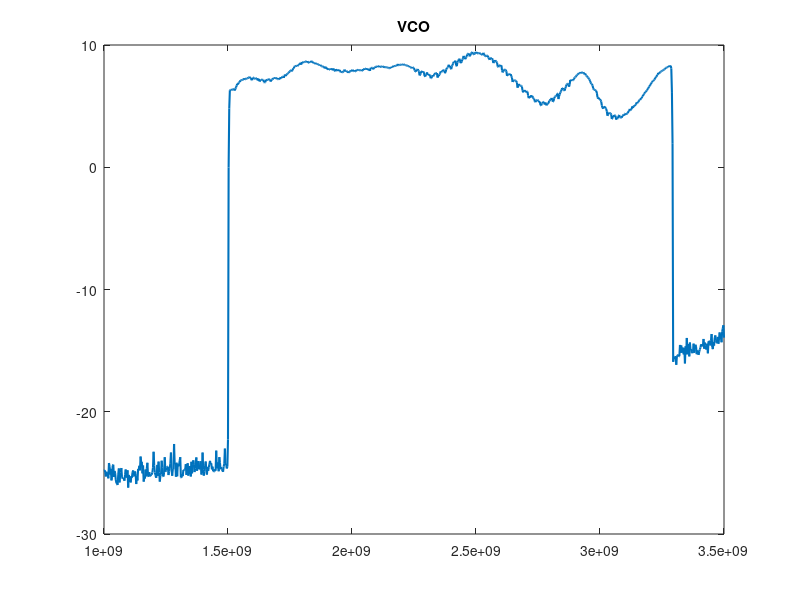
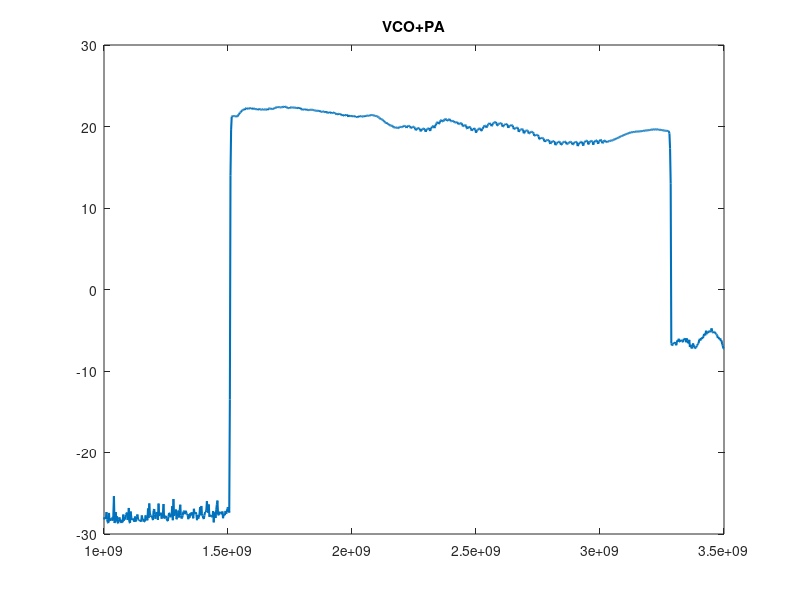

The MATLAB source for these figures, in order:
clear, close all

T1 = dlmread('VCO.csv',',',45,0);
f = T1(:,1);
data = T1(:,2)+6+3;
plot(f,data, 'LineWidth', 1.5)
title('VCO')

figure,
T2 = dlmread('VCO+PA.csv',',',45,0);
data = T2(:,2)+6;
plot(f,data, 'LineWidth', 1.5)
title('VCO+PA')